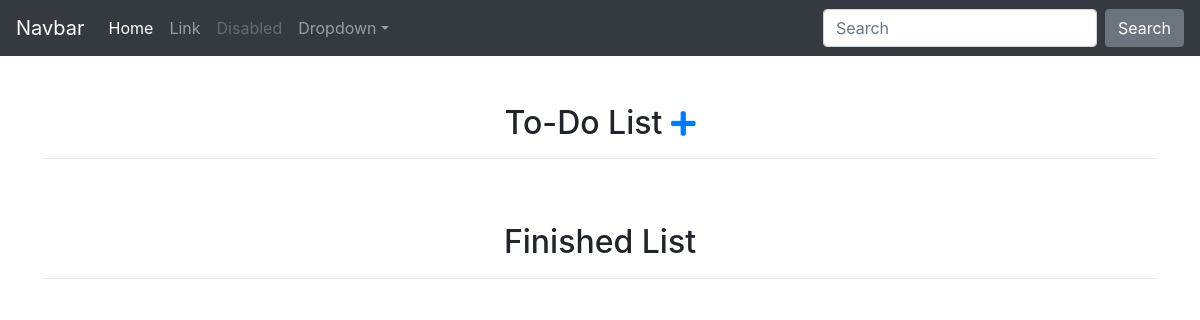
The app's page /, older data.
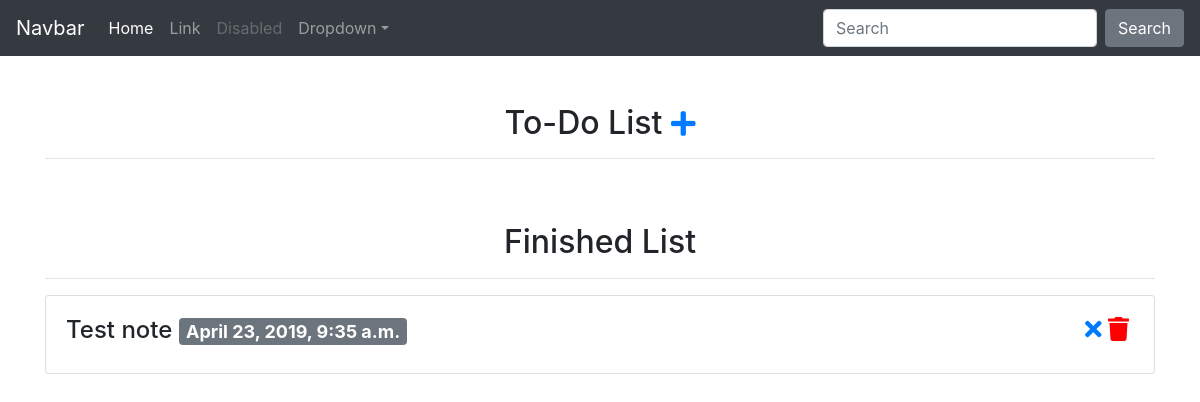
The same page, newer data.
### notes/models.py (models this page shows, shortened)
class Note(models.Model):
    title = models.CharField(max_length=100)
    due_date = models.DateTimeField()
    label = models.CharField(choices=LABEL_CHOICES, max_length=2)
    finished = models.BooleanField(default=False)
    def get_recover_item_url(self):
        return reverse("recover-note-item", kwargs={
            'id': self.id
        })
    def get_delete_item_url(self):
        return reverse("delete-note-item", kwargs={
            'id': self.id
        })

### notes/views.py (the view)
# urls.py: path('', note_list_view, name='note-list'),
def note_list_view(request):
    form = NoteModelForm()
    if request.method == "POST":
        form = NoteModelForm(request.POST)
        if form.is_valid():
            form.save()
            return redirect('note-list')
    to_do_list = Note.objects.filter(finished=False)
    finished_list = Note.objects.filter(finished=True)
    context = {
        'to_do_list': to_do_list,
        'finished_list': finished_list,
        'form': form
    }
    return render(request, "note_list.html", context)

### notes/forms.py
class NoteModelForm(forms.ModelForm):
    class Meta:
        model = Note
        fields = ('title', 'due_date', 'label')

### templates/note_list.html (shortened to what this page needs)
{% extends "base.html" %}
{% block content %}
    <div class="text-center mt-5">
        <h2>To-Do List
        <a data-toggle="collapse" href="#collapseExample" role="button" aria-expanded="false" aria-controls="collapseExample">
            <i class="fas fa-plus fa-sm"></i>
        </a>
        </h2>
    </div>
    <hr />
    <div class="text-center mt-5">
        <h2>Finished List</h2>
    </div>
    <hr />
    <div class="row">
        {% for note in finished_list %}
        <div class="col-12">
        {% include "note_snippet.html" with note_snippet_var=note type="ADD" %}
        </div>
        {% endfor %}
    </div>
{% endblock content %}

### templates/note_snippet.html
<div class="card">
    <div class="card-body">
        <h4>{{ note_snippet_var.title }}
        <span class="badge badge-{{ note_snippet_var.get_label_display }}">
        {{ note_snippet_var.due_date }}
        </span>
        <span class="icons">
        {% if type == "DELETE" %}
        <a href="{{ note_snippet_var.get_finish_item_url }}"><i class="fas fa-check"></i></a>
        {% else %}
        <a href="{{ note_snippet_var.get_recover_item_url }}"><i class="fas fa-times"></i></a>
        {% endif %}
        <a href="{{ note_snippet_var.get_delete_item_url }}"><i class="fas fa-trash" style="color: red;"></i></a>
        </span>
        </h4>
    </div>
</div>

Row changes from the older to the newer data that the page shows:
added Note: title "Test note", due_date "April 23, 2019, 9:35 a.m."
